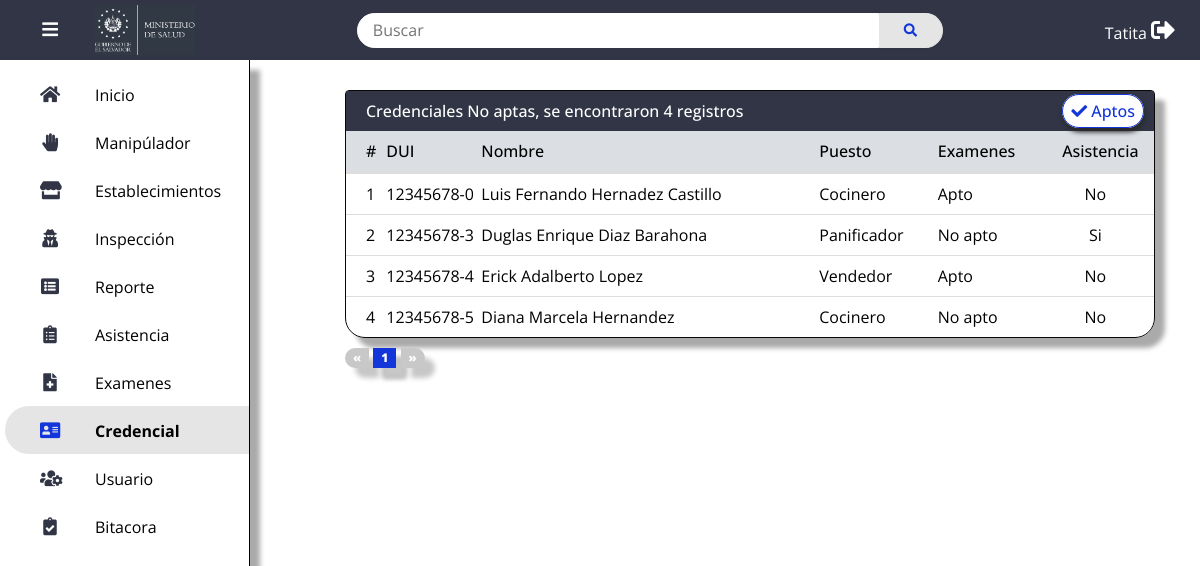
The app's page /credenciales/noActos (signed in), older data.
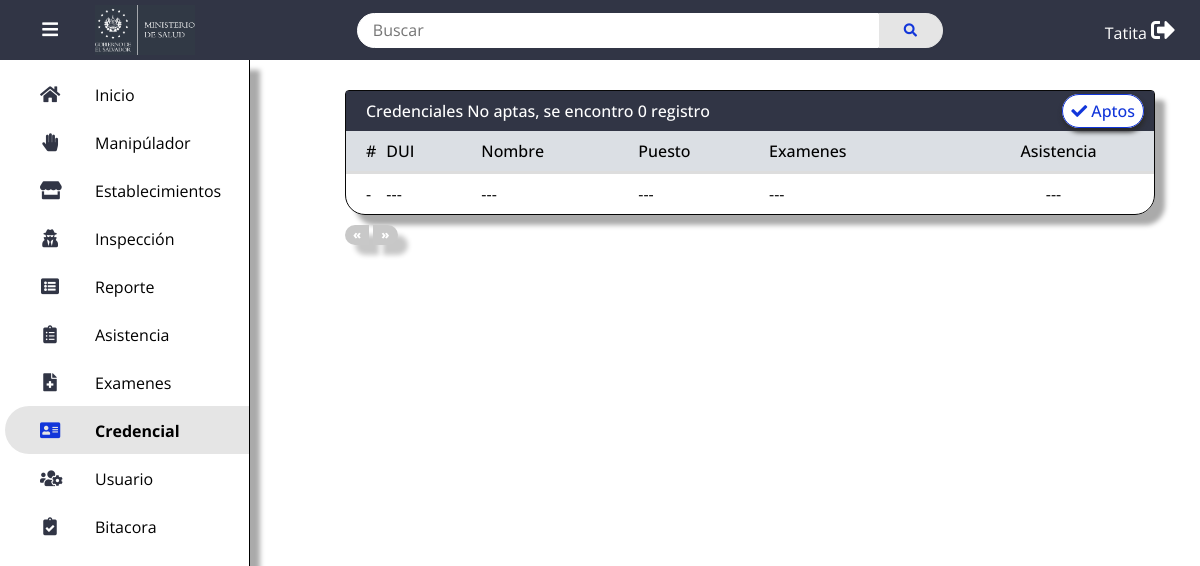
The same page, newer data.
### tables this page shows
CREATE TABLE `tblcredenciales` (
  `id_creden` int(11) NOT NULL,
  `id_manip` int(11) NOT NULL,
  `estado_creden` enum('Activo','Inactivo') NOT NULL,
  `fecha_emis_creden` date DEFAULT NULL,
  `fecha_exped_creden` date DEFAULT NULL
);

CREATE TABLE `tblmanipuladores` (
  `id_manip` int(11) NOT NULL,
  `dui_manip` varchar(12) NOT NULL,
  `nombre_manip` varchar(50) NOT NULL,
  `apellido_manip` varchar(50) NOT NULL,
  `genero_manip` enum('Hombre','Mujer') NOT NULL,
  `fecha_nacim_manip` date NOT NULL,
  `puesto_manip` varchar(50) NOT NULL,
  `token` varchar(350) DEFAULT NULL,
  `estado_manip` enum('Activo','Inactivo') NOT NULL,
  `id_estab` int(11) NOT NULL,
  `fecha_registro_manip` date NOT NULL,
  `fecha_mod_manip` datetime NOT NULL,
  `usermod` varchar(15) NOT NULL,
  `asistencia_check` enum('Si','No') NOT NULL
);

CREATE TABLE `tblasistencias` (
  `id_asistencia` int(11) NOT NULL,
  `id_exam` int(11) NOT NULL,
  `asistencia` enum('Si','No') NOT NULL,
  `fecha_asist_capacit` date DEFAULT NULL,
  `usermod` varchar(50) DEFAULT NULL,
  `fechamodasistencia` datetime DEFAULT NULL
);

### app/views/credenciales/noActos.php (the view, shortened to what the changed rows need)
<?php require_once('../app/views/inc/header.php'); ?>
<table>
	    <thead>
			<tr>
      			<th colspan="6">
                    <div class="title">
                        <p>
                            Credenciales No aptas, se <?php echo $var = ($parameters['respuesta']['cuantos'] > 1)?'encontraron ':' encontro '?>
                            <?php echo $parameters['respuesta']['cuantos']. $var = ($parameters['respuesta']['cuantos'] > 1)?' registros':' registro'?>
                        </p>
                        <p>
                            <a href="<?php echo ROUTE_URL?>/credenciales" class="btn-ver"><i class="fas fa-check"></i> Aptos</a>
                        </p>
                    </div>
                </th>
   	 		</tr>
			<tr style="background: #dbdfe4;">
				<th width="5">#</th>
                <th width="95">DUI</th>
				<th>Nombre</th>
                <th>Puesto</th>
                <th>Examenes</th>
                <th>Asistencia</th>
			</tr>
		</thead>
        <tbody>
            <?php if ($parameters['respuesta']['error']):?>
                <tr>
                    <td data-label="error">
                        -
                    </td>
                    <td data-label="error">
                        ---
                    </td>
                    <td data-label="error">
                        ---
                    </td>
                    <td data-label="error">
                        ---
                    </td>
                    <td data-label="error">
                        ---
                    </td>
                    <td data-label="error">
                        ---
                    </td>
                </tr>
            <?php else:?>
                <?php for ($i = 0; $i < count($parameters['credenciales']); $i++):?>
			    <tr>
				    <td data-label="#">
                        <?php echo $parameters['respuesta']['numIds'][$i] + 1?>
                    </td>
				    <td data-label="DUI">
                        <?php echo $parameters['credenciales'][$i]->dui_manip?>
                    </td>
				    <td data-label="Nombre">
                        <?php echo $parameters['credenciales'][$i]->nombre_manip . ' ' . $parameters['credenciales'][$i]->apellido_manip?>
                    </td>
                    <td data-label="Puesto">
                        <?php echo $parameters['credenciales'][$i]->puesto_manip?>
                    </td>
                    <td data-label="Examenes">
                        <?php echo ($parameters['credenciales'][$i]->estado_exam == 'Acto')?'Apto':'No apto'?>
                    </td>
                    <td data-label="Asistencias">
                        <?php echo $parameters['credenciales'][$i]->asistencia?>
                    </td>
			    </tr>
                <?php endfor?>
			<?php endif;?>
	    </tbody>
	</table>
	<section class="paginacion">
		<ul>
            <?php if ($parameters['respuesta']['pagina_actual'] ==  1 || $parameters['respuesta']['error'] == 1) :?>
			    <li class="disabled">&laquo;</li>
            <?php elseif ($parameters['respuesta']['pagina_actual'] >  1 || $parameters['respuesta']['error'] == null):?>
                <a class="inicio" href="<?php echo ROUTE_URL.'/credenciales'?>/<?php echo $parameters['respuesta']['pagina_anterior']?><?php echo $var = ($parameters['busqueda'] != null)?'/'.str_replace(' ', '_',$parameters['busqueda']): ''?>">&laquo;</a>
            <?php endif;?>
            <?php for ($i = 1; $i <= $parameters['respuesta']['totalPaginas']; $i++):?>
                <?php if ($parameters['respuesta']['pagina_actual'] == $i):?>
			        <li class="Active">
                        <a href="<?php echo ROUTE_URL.'/credenciales'?>/<?php echo $i?><?php echo $var = ($parameters['busqueda'] != null)?'/'.str_replace(' ', '_',$parameters['busqueda']): ''?>"><?php echo $i?></a>
                    </li>
                <?php else:?>
                    <li>
                        <a href="<?php echo ROUTE_URL.'/credenciales'?>/<?php echo $i?><?php echo $var = ($parameters['busqueda'] != null)?'/'.str_replace(' ', '_',$parameters['busqueda']): ''?>"><?php echo $i?></a>
                    </li>
                <?php endif?>
            <?php endfor;?>
            <?php if ($parameters['respuesta']['pagina_actual'] ==  $parameters['respuesta']['totalPaginas'] || $parameters['respuesta']['error'] == 1) :?>
                <li class="disabled">&raquo;</li>
            <?php elseif ($parameters['respuesta']['pagina_actual'] <  $parameters['respuesta']['totalPaginas'] || $parameters['respuesta']['error'] == null):?>
                <a class="fin" href="<?php echo ROUTE_URL.'/credenciales'?>/<?php echo $parameters['respuesta']['pagina_siguiente']?><?php echo $var = ($parameters['busqueda'] != null)?'/'.str_replace(' ', '_',$parameters['busqueda']): ''?>">&raquo;</a>
            <?php endif;?>
		</ul>
	</section>
<?php require_once('../app/views/inc/footer.php'); ?>

Row changes from the older to the newer data that the page shows:
removed tblcredenciales: numIds "1", id_manip.dui_manip "12345678-0", id_manip.nombre_manip "Luis Fernando", id_manip.apellido_manip "Hernadez Castillo", id_manip.puesto_manip "Cocinero", shows "Apto", tblasistencias.asistencia "No"
removed tblcredenciales: numIds "2", id_manip.dui_manip "12345678-3", id_manip.nombre_manip "Duglas Enrique", id_manip.apellido_manip "Diaz Barahona", id_manip.puesto_manip "Panificador", shows "No apto", tblasistencias.asistencia "Si"
removed tblcredenciales: numIds "3", id_manip.dui_manip "12345678-4", id_manip.nombre_manip "Erick Adalberto", id_manip.apellido_manip "Lopez", id_manip.puesto_manip "Vendedor", shows "Apto", tblasistencias.asistencia "No"
removed tblcredenciales: numIds "4", id_manip.dui_manip "12345678-5", id_manip.nombre_manip "Diana Marcela", id_manip.apellido_manip "Hernandez", id_manip.puesto_manip "Cocinero", shows "No apto", tblasistencias.asistencia "No"
Text that changed along with them:
$parameters['respuesta']['cuantos']: "4" → "0"
text no longer shown: "encontraron registros"
text now shown: "encontro registro - --- --- --- --- ---"
list line gone: "1"
